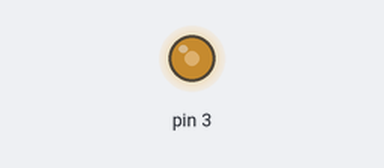
This sketch was run on a simulated Arduino Uno, built with avr-gcc and run on an emulated ATmega328P. Shown: output pins drawn as LEDs (lit = HIGH).

Above: at 0.1 s.
Timing chart, 0 to 1.6 s (numbered marks = the images above):
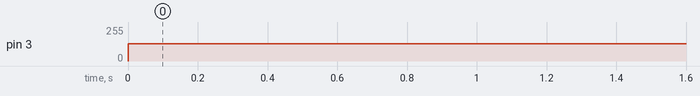

Measured:
- by itself, pin 3: 0/255 → 128/255 at 0.00 s

The sketch:

analog_output.ino
```cpp
// Basic analog output for use with LEDs, buzzers, etc.

// Analog output will always be a range of numbers between 0~255
// Only the digital pins with a ~ next to them can be used for analog output.

void setup(){
  // Analog output does not use pinMode()!
}

void loop(){
  analogWrite(3, 128); // The 3 refers to digital pin 3. An LED will appear to be half as bright as usual.
}
```
